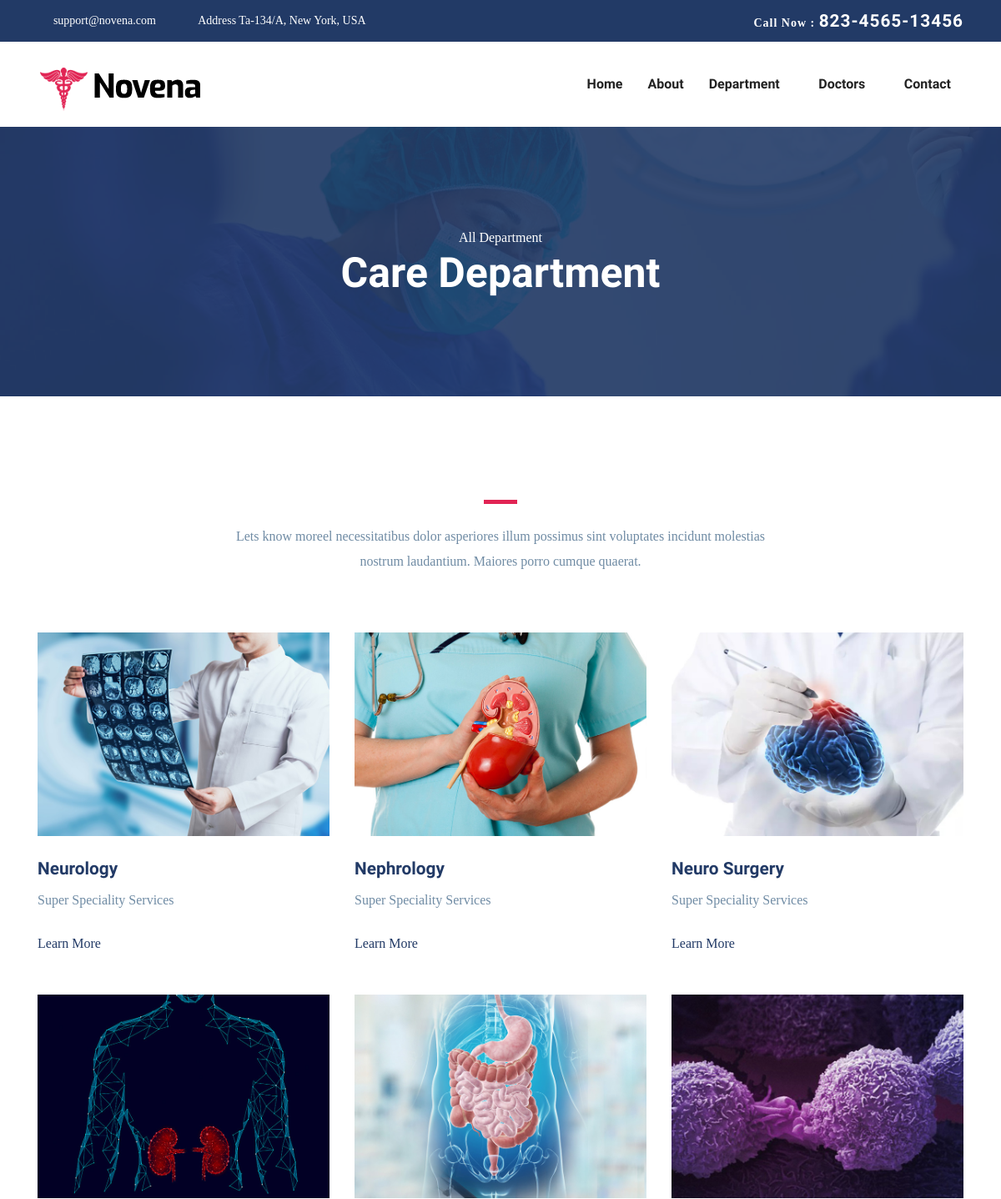
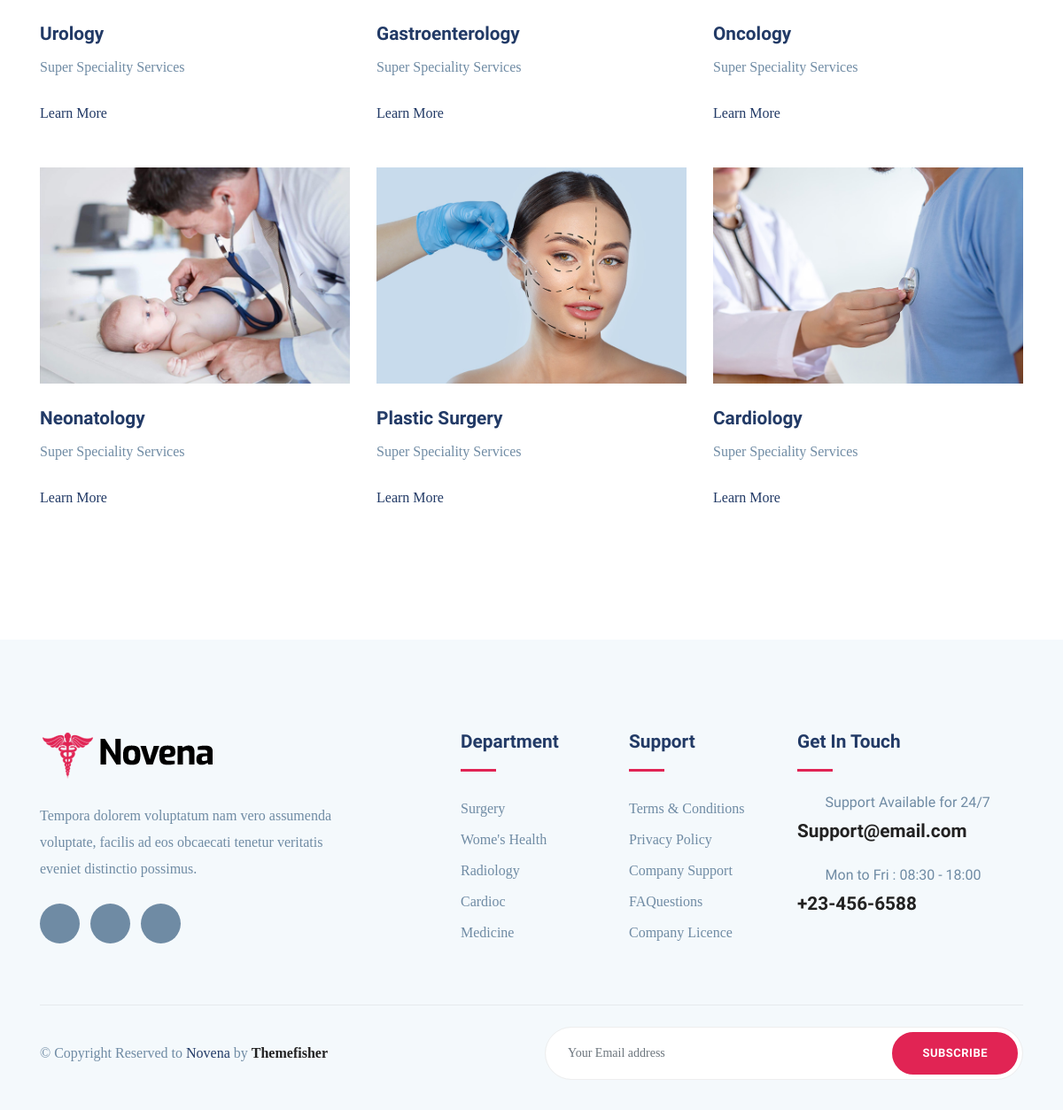
Page /frontend/department/Super Speciality Services/ on the committed database (2 pictures, top to bottom).
### backend/models.py (models this page shows)
class departmentdb(models.Model):
    depname=models.CharField(max_length=100,blank=True,null=True)
    depcat=models.CharField(max_length=100,null=True,blank=True)
    depdes=models.CharField(max_length=600,blank=True,null=True)
    depimg=models.ImageField(upload_to="department",null=True,blank=True)

### frontend/views.py (the view)
# urls.py: path('department/<depo>/',views.department,name="department"),
def department(request,depo):
    dep = categorydb.objects.all()
    data=departmentdb.objects.filter(depcat=depo)
    return render(request,"deaprtment.html",{'data':data,'dep':dep})

### frontend/templates/deaprtment.html (shortened to what this page needs)
<!DOCTYPE html>
{% load static %}
<html lang="zxx">
<head>
  <link rel="stylesheet" href="{% static 'plugins/bootstrap/css/bootstrap.min.css' %}">
  <link rel="stylesheet" href="{% static 'plugins/icofont/icofont.min.css' %}">
  <link rel="stylesheet" href="{% static 'plugins/slick-carousel/slick/slick.css' %}">
  <link rel="stylesheet" href="{% static 'plugins/slick-carousel/slick/slick-theme.css' %}">
  <link rel="stylesheet" href="{% static 'css/style.css' %}">
</head>
<body id="top">
<header>
	<div class="header-top-bar">
		<div class="container">
			<div class="row align-items-center">
				<div class="col-lg-6">
					<ul class="top-bar-info list-inline-item pl-0 mb-0">
						<li class="list-inline-item"><a href="mailto:support@gmail.com"><i class="icofont-support-faq mr-2"></i>support@novena.com</a></li>
						<li class="list-inline-item"><i class="icofont-location-pin mr-2"></i>Address Ta-134/A, New York, USA </li>
					</ul>
				</div>
				<div class="col-lg-6">
					<div class="text-lg-right top-right-bar mt-2 mt-lg-0">
						<a href="tel:+23-345-67890" >
							<span>Call Now : </span>
							<span class="h4">823-4565-13456</span>
						</a>
					</div>
				</div>
			</div>
		</div>
	</div>
	<nav class="navbar navbar-expand-lg navigation" id="navbar">
		<div class="container">
		 	 <a class="navbar-brand" href="index.html">
			  	<img src="images/logo.png" alt="" class="img-fluid">
			  </a>
		  <div class="collapse navbar-collapse" id="navbarmain">
			<ul class="navbar-nav ml-auto">
			  <li class="nav-item active">
				<a class="nav-link" href="{% url 'homepage' %}">Home</a>
			  </li>
			   <li class="nav-item"><a class="nav-link" href="{% url 'about' %}">About</a></li>
			    <li class="nav-item dropdown">
					<a class="nav-link dropdown-toggle" href="department.html" id="dropdown02" data-toggle="dropdown" aria-haspopup="true" aria-expanded="false">Department <i class="icofont-thin-down"></i></a>
			  	</li>
			  	<li class="nav-item dropdown">
					<a class="nav-link dropdown-toggle" href="doctor.html" id="dropdown03" data-toggle="dropdown" aria-haspopup="true" aria-expanded="false">Doctors <i class="icofont-thin-down"></i></a>
			  	</li>
			   <li class="nav-item"><a class="nav-link" href="{% url 'contact' %}">Contact</a></li>
			</ul>
		  </div>
		</div>
	</nav>
</header>
<section class="page-title bg-1">
  <div class="container">
    <div class="row">
      <div class="col-md-12">
        <div class="block text-center">
          <span class="text-white">All Department</span>
          <h1 class="text-capitalize mb-5 text-lg">Care Department</h1>
        </div>
      </div>
    </div>
  </div>
</section>
<section class="section service-2">
	<div class="container">
		<div class="row justify-content-center">
			<div class="col-lg-7 text-center">
				<div class="section-title">
					<div class="divider mx-auto my-4"></div>
					<p>Lets know moreel necessitatibus dolor asperiores illum possimus sint voluptates incidunt molestias nostrum laudantium. Maiores porro cumque quaerat.</p>
				</div>
			</div>
		</div>
		<div class="row">
			{% for i in data %}
			<div class="col-lg-4 col-md-6 ">
				<div class="department-block mb-5">
					<img src="{{i.depimg.url}}" alt="" class="img-fluid w-100">
					<div class="content">
						<h4 class="mt-4 mb-2 title-color">{{i.depname}}</h4>
						<p class="mb-4">{{i.depcat}}</p>
						<a href="{% url 'singledep' dataid=i.id %}" class="read-more">Learn More  <i class="icofont-simple-right ml-2"></i></a>
					</div>
				</div>
			</div>
			{% endfor %}
		</div>
	</div>
</section>
<footer class="footer section gray-bg">
	<div class="container">
		<div class="row">
			<div class="col-lg-4 mr-auto col-sm-6">
				<div class="widget mb-5 mb-lg-0">
					<div class="logo mb-4">
						<img src="images/logo.png" alt="" class="img-fluid">
					</div>
					<p>Tempora dolorem voluptatum nam vero assumenda voluptate, facilis ad eos obcaecati tenetur veritatis eveniet distinctio possimus.</p>
					<ul class="list-inline footer-socials mt-4">
						<li class="list-inline-item"><a href="https://www.facebook.com/themefisher"><i class="icofont-facebook"></i></a></li>
						<li class="list-inline-item"><a href="https://twitter.com/themefisher"><i class="icofont-twitter"></i></a></li>
						<li class="list-inline-item"><a href="https://www.pinterest.com/themefisher/"><i class="icofont-linkedin"></i></a></li>
					</ul>
				</div>
			</div>
			<div class="col-lg-2 col-md-6 col-sm-6">
				<div class="widget mb-5 mb-lg-0">
					<h4 class="text-capitalize mb-3">Department</h4>
					<div class="divider mb-4"></div>
					<ul class="list-unstyled footer-menu lh-35">
						<li><a href="#">Surgery </a></li>
						<li><a href="#">Wome's Health</a></li>
						<li><a href="#">Radiology</a></li>
						<li><a href="#">Cardioc</a></li>
						<li><a href="#">Medicine</a></li>
					</ul>
				</div>
			</div>
			<div class="col-lg-2 col-md-6 col-sm-6">
				<div class="widget mb-5 mb-lg-0">
					<h4 class="text-capitalize mb-3">Support</h4>
					<div class="divider mb-4"></div>
					<ul class="list-unstyled footer-menu lh-35">
						<li><a href="#">Terms & Conditions</a></li>
						<li><a href="#">Privacy Policy</a></li>
						<li><a href="#">Company Support </a></li>
						<li><a href="#">FAQuestions</a></li>
						<li><a href="#">Company Licence</a></li>
					</ul>
				</div>
			</div>
			<div class="col-lg-3 col-md-6 col-sm-6">
				<div class="widget widget-contact mb-5 mb-lg-0">
					<h4 class="text-capitalize mb-3">Get in Touch</h4>
					<div class="divider mb-4"></div>
					<div class="footer-contact-block mb-4">
						<div class="icon d-flex align-items-center">
							<i class="icofont-email mr-3"></i>
							<span class="h6 mb-0">Support Available for 24/7</span>
						</div>
						<h4 class="mt-2"><a href="tel:+23-345-67890">Support@email.com</a></h4>
					</div>
					<div class="footer-contact-block">
						<div class="icon d-flex align-items-center">
							<i class="icofont-support mr-3"></i>
							<span class="h6 mb-0">Mon to Fri : 08:30 - 18:00</span>
						</div>
						<h4 class="mt-2"><a href="tel:+23-345-67890">+23-456-6588</a></h4>
					</div>
				</div>
			</div>
		</div>
		<div class="footer-btm py-4 mt-5">
			<div class="row align-items-center justify-content-between">
				<div class="col-lg-6">
					<div class="copyright">
						&copy; Copyright Reserved to <span class="text-color">Novena</span> by <a href="https://themefisher.com/" target="_blank">Themefisher</a>
					</div>
				</div>
				<div class="col-lg-6">
					<div class="subscribe-form text-lg-right mt-5 mt-lg-0">
						<form action="#" class="subscribe">
							<input type="text" class="form-control" placeholder="Your Email address">
							<a href="#" class="btn btn-main-2 btn-round-full">Subscribe</a>
						</form>
					</div>
				</div>
			</div>
		</div>
	</div>
</footer>
  </body>
  </html>

### frontend/static/css/style.css (style rules this page uses)
html { overflow-x: hidden; }
body { line-height: 1.6; font-family: "Roboto", sans-serif; -webkit-font-smoothing: antialiased; font-size: 16px; color: #6F8BA4; font-weight: 400; }
h1, .h1, h2, .h2, h3, .h3, h4, .h4, h5, .h5, h6, .h6 { font-family: "Exo", sans-serif; font-weight: 700; color: #222; }
h1, .h1 { font-size: 2.5rem; }
h4, .h4 { font-size: 1.3rem; line-height: 30px; }
h6, .h6 { font-size: 1rem; }
p { line-height: 30px; }
input[type="email"], input[type="password"], input[type="text"], input[type="tel"] { box-shadow: none; height: 45px; outline: none; font-size: 14px; }
.form-control { box-shadow: none; border-radius: 0; }
.btn { display: inline-block; font-size: 14px; font-size: 0.8125rem; font-weight: 700; letter-spacing: .5px; padding: .75rem 2rem; font-family: "Exo", sans-serif; text-transform: uppercase; border-radius: 5px; border: 2px solid transparent; transition: all .35s ease; }
.btn-main-2 { background: #e12454; color: #fff; border-color: #e12454; }
.btn-round-full { border-radius: 50px; }
.section { padding: 100px 0; }
.text-lg { font-size: 3.75rem; }
a { color: #222; text-decoration: none; transition: all .35s ease; }
.page-title { padding: 120px 0px 70px 0px; position: relative; }
.page-title .block h1 { color: #fff; }
.title-color { color: #223a66; }
.section-title { margin-bottom: 70px; }
.text-lg { font-size: 50px; }
.gray-bg { background: #f4f9fc; }
#navbarmain { padding: 20px 0px; }
#navbarmain .nav-link { font-weight: 600; padding: 10px 15px; color: #222; font-family: "Exo", sans-serif; text-transform: capitalize; font-size: 16px; transition: all .25s ease; }
.dropdown-toggle::after { display: none; }
.navbar-brand { margin-top: 10px; }
.header-top-bar { background: #223a66; font-size: 14px; padding: 10px 0px; box-shadow: 0 1px 2px rgba(0, 0, 0, 0.05); color: #fff; }
.top-bar-info li a { color: #fff; margin-right: 20px; }
.top-right-bar a span { color: #fff; font-weight: 600; letter-spacing: 1px; }
.bg-1 { background: url("../images/bg/22.jpg") no-repeat 50% 50%; background-size: cover; position: relative; }
.text-color { color: #223a66; }
.divider { width: 40px; height: 5px; background: #e12454; }
.lh-35 { line-height: 35px; }
.read-more { color: #223a66; }
.footer { padding-bottom: 10px; }
.footer .copyright a { font-weight: 600; }
.logo { font-weight: 600; letter-spacing: 1px; }
.widget .divider { height: 3px; }
.widget h4 { color: #223a66; }
.widget .footer-menu a { color: #6F8BA4; }
.footer-contact-block span { font-weight: 400; color: #6F8BA4; }
.footer-contact-block i { font-size: 20px; }
.footer-btm { border-top: 1px solid rgba(0, 0, 0, 0.06); }
.footer-socials li a { width: 45px; height: 45px; background: #6F8BA4; color: #fff; display: inline-block; text-align: center; border-radius: 100%; padding-top: 12px; }
.subscribe { position: relative; }
.subscribe .form-control { border-radius: 50px; height: 60px; padding-left: 25px; border-color: #eee; }
.subscribe .btn { position: absolute; right: 6px; top: 6px; }

### frontend/templates/deaprtment.html (style rules this page uses)
body { font-family:Georgia }

### rows in the picture
departmentdb: depimg (picture), depname "Neurology", depcat "Super Speciality Services"
departmentdb: depimg (picture), depname "Nephrology", depcat "Super Speciality Services"
departmentdb: depimg (picture), depname "Neuro Surgery", depcat "Super Speciality Services"
departmentdb: depimg (picture), depname "Urology", depcat "Super Speciality Services"
departmentdb: depimg (picture), depname "Gastroenterology", depcat "Super Speciality Services"
departmentdb: depimg (picture), depname "Oncology", depcat "Super Speciality Services"
departmentdb: depimg (picture), depname "Neonatology", depcat "Super Speciality Services"
departmentdb: depimg (picture), depname "Plastic Surgery", depcat "Super Speciality Services"
departmentdb: depimg (picture), depname "Cardiology", depcat "Super Speciality Services"
